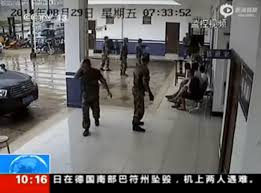
//> input picture HOG_Dete/test.jpg, 261 x 193 px
$ ./main   (built with g++ and OpenCV 4)
//> lines starting //> are read from the running program, lines starting //| are printed output that depends on the picture; after the words box and inside, x2 and y2 are one past the last pixel; in counts of white or black regions, pixels touching at a corner belong together
### HOG_Dete/HOG.h
#pragma once
#include "opencv2/imgproc/imgproc.hpp"
#include "opencv2/objdetect/objdetect.hpp"
#include "opencv2/highgui/highgui.hpp"

#include <stdio.h>
#include <string.h>
#include <ctype.h>

using namespace cv;
using namespace std;
class HOGDetector
{
private:
    //void DetectContour(void);
    vector<Point2d> centers;
    Mat fg;
public:
    HOGDetector(Mat gray);
    vector<Rect> Detect(Mat gray);
    ~HOGDetector(void);
    vector<Point2d> Position(void);
};

### HOG_Dete/HOG.cpp
#include "HOG.h"
#include <iostream>
using namespace cv;
using namespace std;


HOGDetector::HOGDetector(Mat gray)
{
    fg = gray.clone();
    vector<Rect> rects;
    vector<Point2d> centers;
}

vector<Point2d> HOGDetector::Position()
{
    //double area=0;
    //centers.clear();
    return centers;
}

vector<Rect> HOGDetector::Detect(Mat gray)
{
    centers.clear();
    HOGDescriptor hog;
    hog.setSVMDetector(HOGDescriptor::getDefaultPeopleDetector());
    vector<Rect> found, found_filtered;
    //double t = (double)getTickCount();
    // run the detector with default parameters. to get a higher hit-rate
    // (and more false alarms, respectively), decrease the hitThreshold and
    // groupThreshold (set groupThreshold to 0 to turn off the grouping completely).

    hog.detectMultiScale(gray, found, 0.1, Size(8,8), Size(32,32), 1.05,2);
    //t = (double)getTickCount();
    //printf("tdetection time = %gms\n", t*1000./cv::getTickFrequency());
    size_t i,j;
    for( i = 0; i < found.size(); i++ )
    {
        Rect r = found[i];
        for( j = 0; j < found.size(); j++ )
            if( j != i && (r & found[j]) == r)
                break;
        if( j == found.size() )
            found_filtered.push_back(r);
    }
    for( i = 0; i < found_filtered.size(); i++ )
    {
        Rect r = found_filtered[i];
        // the HOG detector returns slightly larger rectangles than the real objects.
        // so we slightly shrink the rectangles to get a nicer output.
        r.x += cvRound(r.width*0.1);
        r.width = cvRound(r.width*0.8);
        r.y += cvRound(r.height*0.07);
        r.height = cvRound(r.height*0.8);
        Point2d center;
        center.x = r.x+r.width/2;
        center.y = r.y+r.height;
        centers.push_back(center);
    }
    return found_filtered;
}

HOGDetector::~HOGDetector(void){
}

### HOG_Dete/backup/main.cpp
#include "HOG.h"
#include <iostream>
using namespace cv;
using namespace std;

int main(){
    Mat img = imread("test.jpg");
//> img is the input picture: 193 rows x 261 cols, CV_8UC3; mean B, G, R 103.1, 103.4, 105.5
    Size size(1080,720);
    resize(img,img,size);
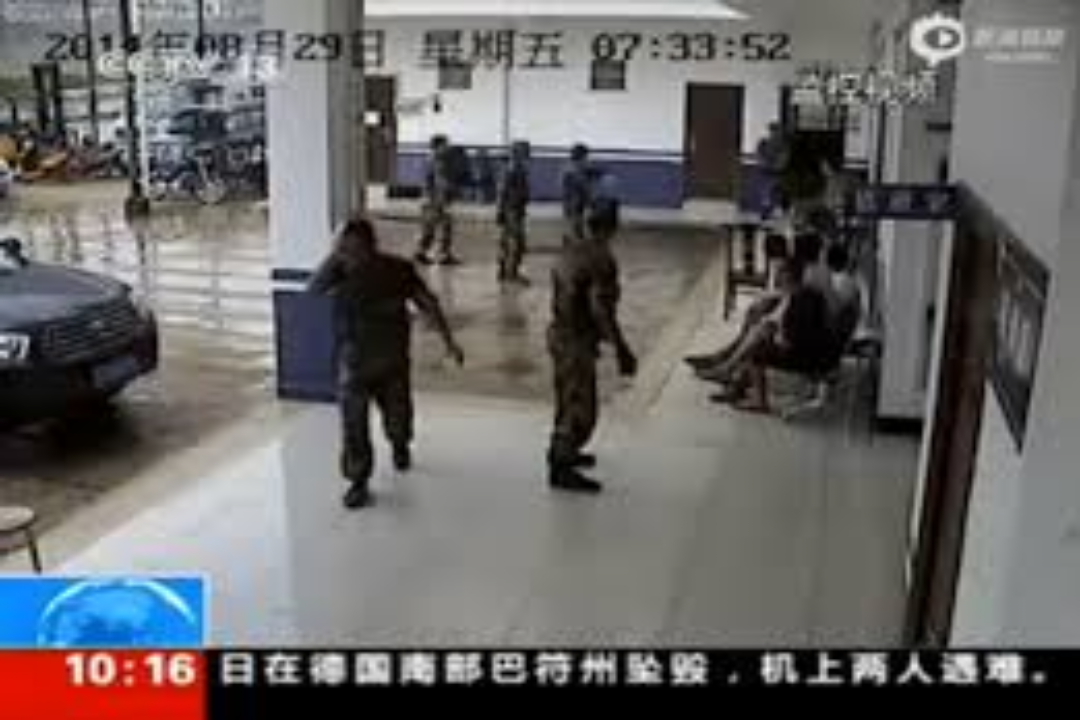
//> img: 720 rows x 1080 cols, CV_8UC3; mean B, G, R 103, 103.3, 105.4
    namedWindow("people detector",1);
    HOGDetector* detector = new HOGDetector(img);
    vector<Rect> found = detector->Detect(img);
//> in Detect, `hog.detectMultiScale(gray, found, 0.1, Size(8,8), Size(32,32), 1.05,2);`: found = 5 Rects (x, y, width, height): [471, 131, 85, 170], [267, 135, 220, 439], [473, 138, 202, 405], [848, 107, 232, 472], [862, 312, 218, 408]
//> the loop in Detect, `for( i = 0; i < found.size(); i++ )` made 5 passes
//> the loop in Detect, `for( i = 0; i < found_filtered.size(); i++ )` made 5 passes
    vector<Point2d> centers = detector->Position();
//> centers = 5 Points (x, y): [513, 279], [377, 517], [574, 490], [964, 518], [971, 667]
    size_t i;
    for (i=0;i<found.size();i++)
    {
        Rect r = found[i];
        r.x += cvRound(r.width*0.1);
        r.width = cvRound(r.width*0.8);
        r.y += cvRound(r.height*0.07);
        r.height = cvRound(r.height*0.8);
        rectangle(img, r.tl(),r.br(),cv::Scalar(0,255,0),3);
    }
//> this loop made 5 passes
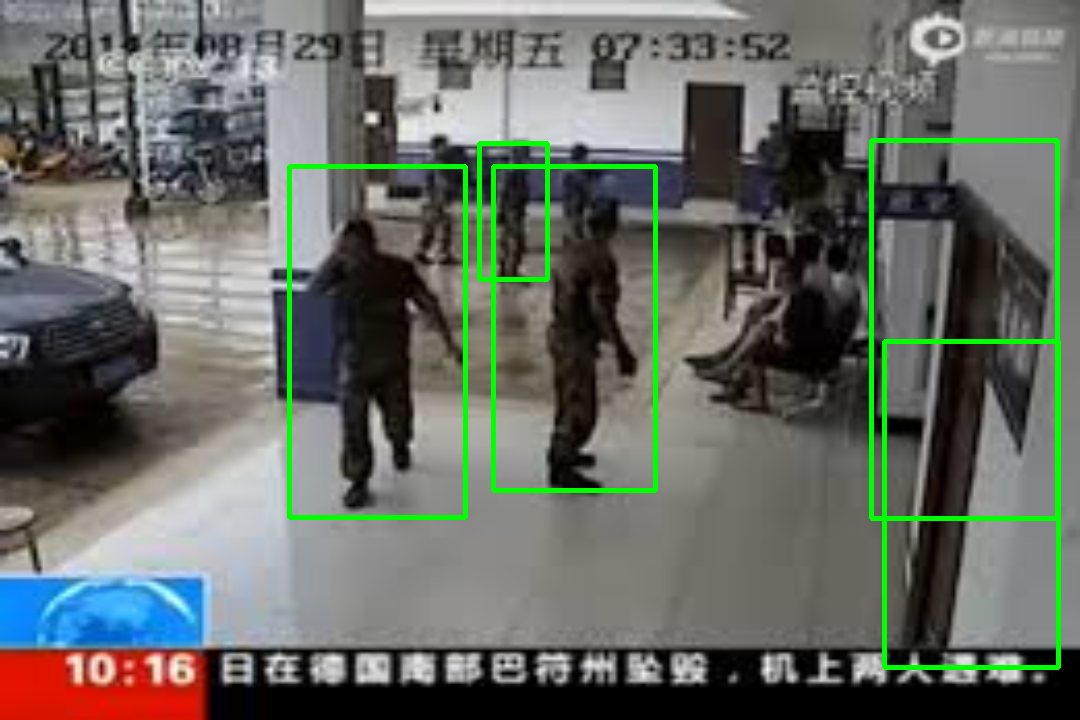
//> img: 720 rows x 1080 cols, CV_8UC3; 2.82% of pixels changed, all inside (x1, y1, x2, y2) = (287, 138, 1061, 670)
    std::cout << "centers is" << centers <<endl;
//| centers is[513, 279;
//|  377, 517;
//|  574, 490;
//|  964, 518;
//|  971, 667]
    imshow("people detector", img);
    waitKey(0);
    return 0;
}
